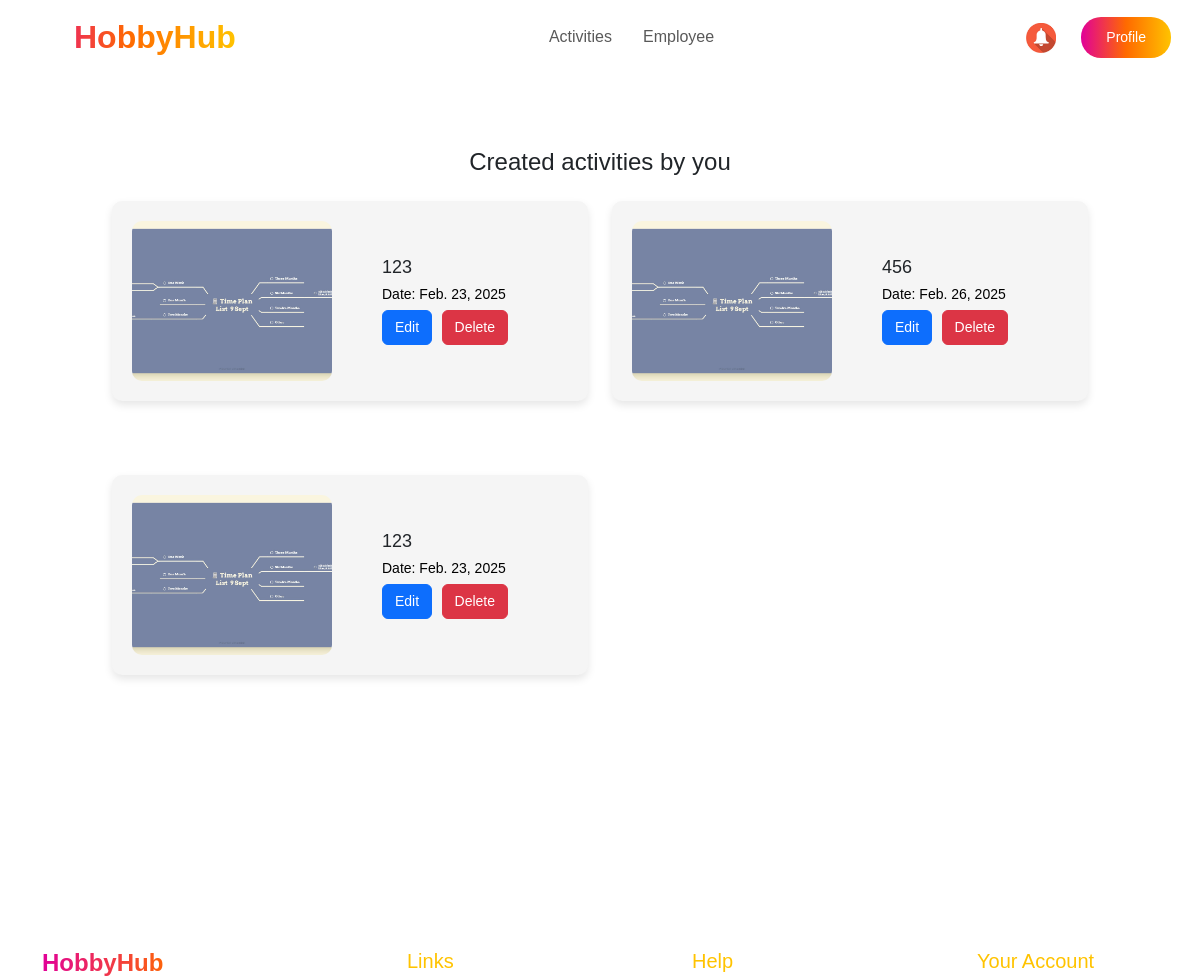
/organizer/ (signed in, upper part), run on an earlier commit of the app's database.
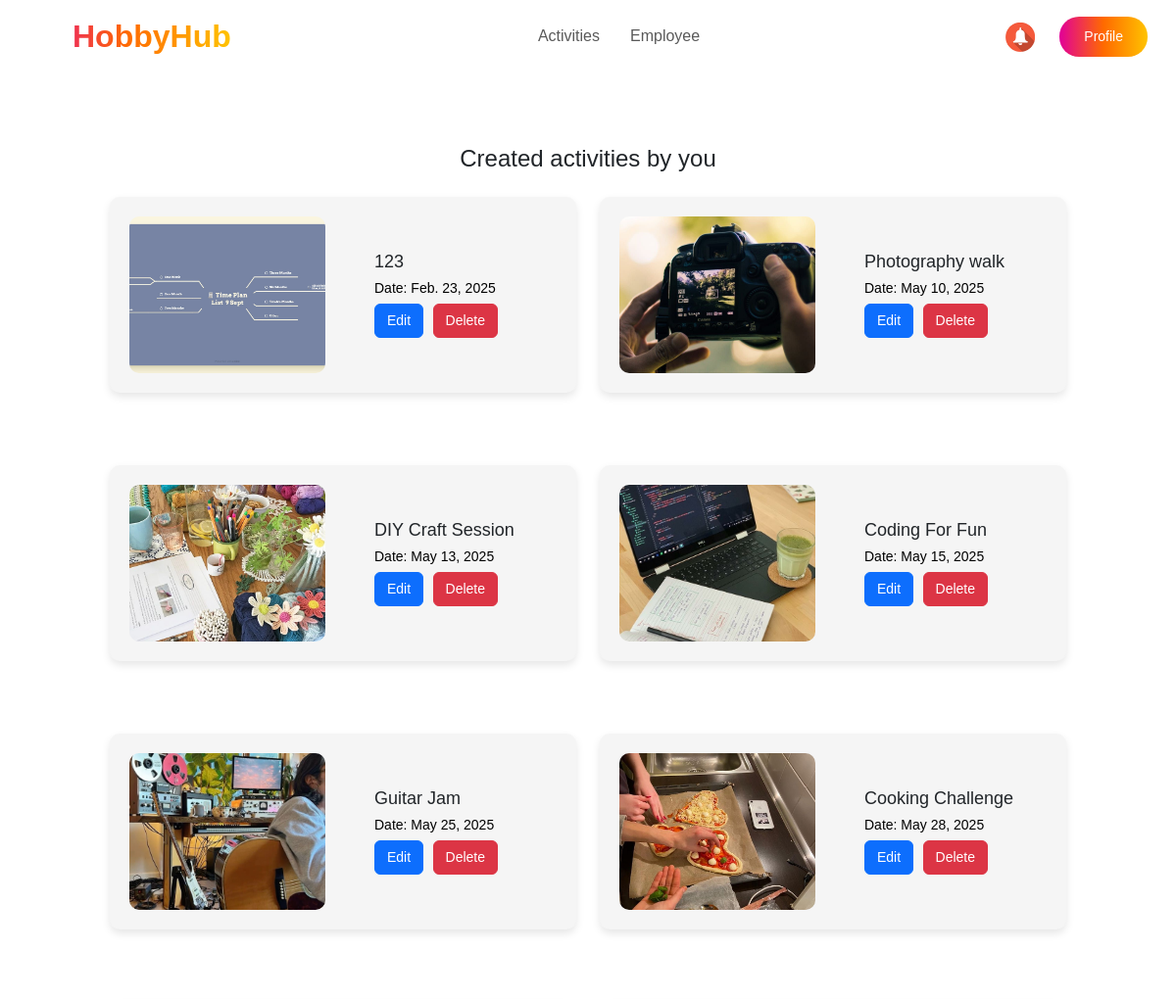
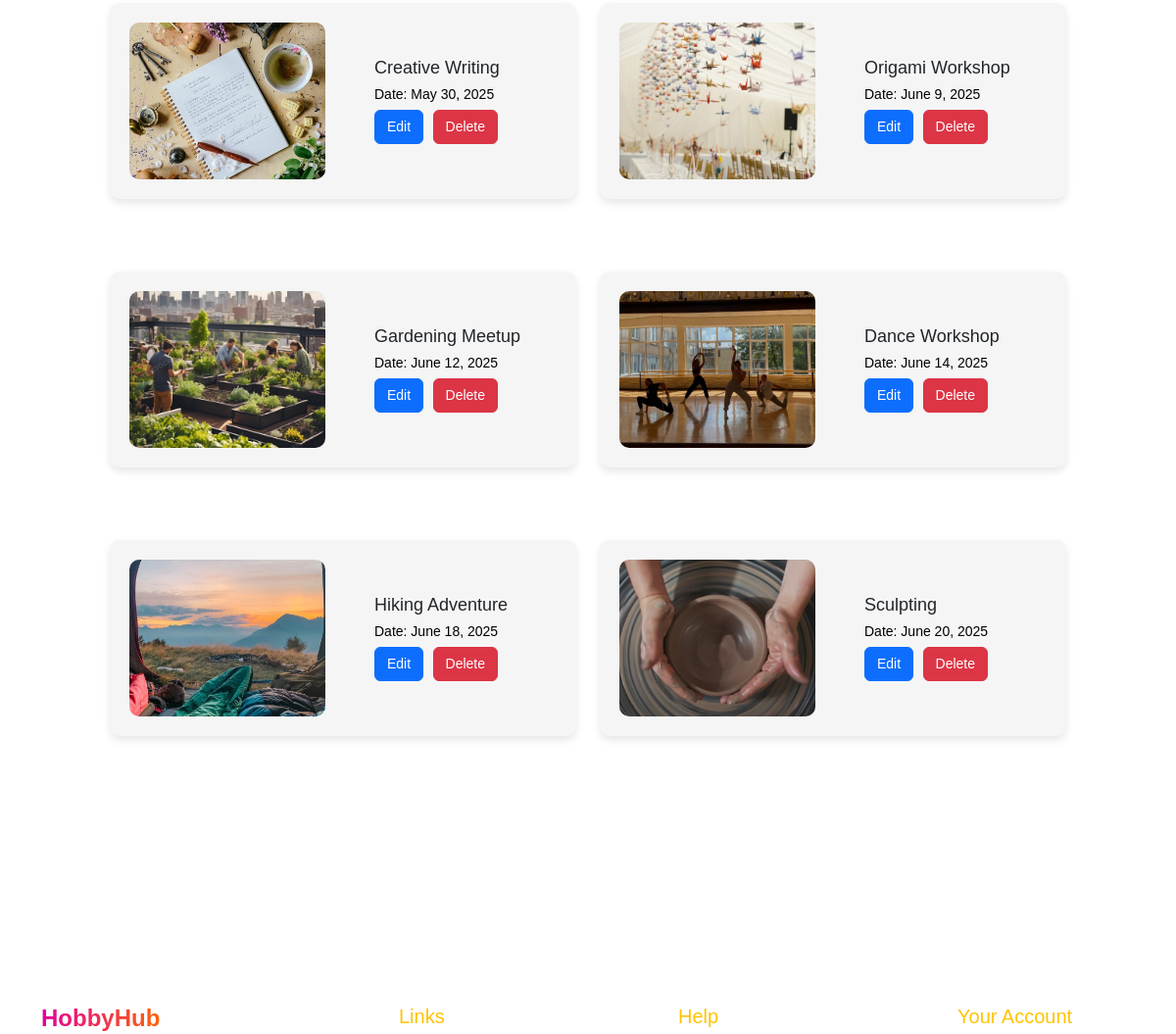
And on a later commit of the database (2 pictures, top to bottom).
### events/models.py (models this page shows, shortened)
class Event(models.Model):
    title = models.CharField(max_length=150)
    description = models.TextField()
    location = models.CharField(max_length=250)
    date = models.DateField()
    time = models.TimeField()
    hobbies = models.ManyToManyField(Hobby, related_name='events')  # Связь многие ко многим
    image = models.ImageField(upload_to='event_images/', null=True, blank=True)
    company = models.ForeignKey(
        Company,
        to_field='company_id',
        on_delete=models.CASCADE,
        verbose_name="Company"
    )
    diamonds = models.IntegerField(default=0, verbose_name="Diamonds")  # Новое поле
    quota = models.IntegerField(default=10, verbose_name="Quota")      # Новое поле
    participants = models.ManyToManyField(Employee, related_name='events', blank=True)

### events/views.py (the view)
# urls.py: path('organizer/', organizer_view, name='organizer_view'),
@role_required("organizer")
def organizer_view(request):
    events = Event.objects.all()
    return render(request, 'organizer.html', {'events': events})

### events/views.py (called while the page is built)
def role_required(role):
    def decorator(view_func):
        @wraps(view_func)
        def wrapper(request, *args, **kwargs):
            if role == "employee" and not request.session.get("nickname"):
                return redirect(f"/sign_in/?next={request.get_full_path()}")
            if role == "organizer" and not request.session.get("company_id"):
                return redirect(f"/sign_in/?next={request.get_full_path()}")
            return view_func(request, *args, **kwargs)
        return wrapper
    return decorator

### events/templates/organizer.html (shortened to what this page needs)
<!DOCTYPE html>
<html lang="en">
<head>
    {% load static %}
    <link rel="stylesheet" href="https://cdn.jsdelivr.net/npm/bootstrap@5.3.0/dist/css/bootstrap.min.css">
    <link rel="stylesheet" href="{% static 'css/all.css' %}">
    <link href="https://fonts.cdnfonts.com/css/gilroy-bold" rel="stylesheet">
</head>
<body>
    <section class="header">
        <nav class="navbar navbar-expand-lg navbar-bold bg-white  px-4 fixed-top">
            <a class="navbar-brand fw-bold gradient-text logo" href="{% url 'organizer_view' %}">HobbyHub</span></a>
            <div class="collapse navbar-collapse justify-content-center" id="navbarNav">
                <ul class="navbar-nav">
                    <li class="nav-item header-text"><a class="nav-link" href="{% url 'activities' %}">Activities</a></li>
                    <li class="nav-item header-text"><a class="nav-link" href="{% url 'employees' %}">Employee</a></li>
                </ul>
            </div>
            <div class="d-flex">
                <a class="notifications"><img src="{% static 'images/bell.jpg' %}" alt="Notification"></a>
                <button class="btn btn-gradient" ><a href="{% url 'organizer_profile'%}" style="text-decoration: none; color: #fff;">Profile</a></button>
            </div>
        </nav>
    </section>
    <section class="your-activities">
        <div class="container mt-5">
            <h2 class="title text-center">Created activities by you</h2>
            <div class="row mt-4">
                {% for event in events %}
                <div class="col-md-6 mb-4" id="activities">
                    <div class="activity-card">
                            <img src="{{ event.image.url }}" class="activity-img" alt="{{ event.title }}" width="200">
                            <div class="activity-info">
                                <h5>{{ event.title }}</h5>
                                <p>Date: {{ event.date }}</p>
                                <button class="btn btn-primary">Edit</button>
                                <button class="btn btn-danger">Delete</button>
                            </div>
                        </div>
                    </div>
                {% endfor %}
            </div>
        </div>
    </section>
    <footer class="footer">
        <div class="container">
            <div class="row">
                <div class="col-md-3">
                    <h4 class="fw-bold gradient-text">HobbyHub</h4>
                </div>
                <div class="col-md-3">
                    <h5>Links</h5>
                </div>
                <div class="col-md-3">
                    <h5>Help</h5>
                </div>
                <div class="col-md-3">
                    <h5>Your Account</h5>
                </div>
            </div>
        </div>
    </footer>
</body>
</html>

What changed in the data, as far as the page shows it:
removed Event: image (picture), title "456", date "Feb. 26, 2025"
removed Event: image (picture), title "123", date "Feb. 23, 2025"
added Event: image (picture), title "Photography walk", date "May 10, 2025"
added Event: image (picture), title "DIY Craft Session", date "May 13, 2025"
added Event: image (picture), title "Coding For Fun", date "May 15, 2025"
added Event: image (picture), title "Guitar Jam", date "May 25, 2025"
added Event: image (picture), title "Cooking Challenge", date "May 28, 2025"
added Event: image (picture), title "Creative Writing", date "May 30, 2025"
added Event: image (picture), title "Origami Workshop", date "June 9, 2025"
added Event: image (picture), title "Gardening Meetup", date "June 12, 2025"
added Event: image (picture), title "Dance Workshop", date "June 14, 2025"
added Event: image (picture), title "Hiking Adventure", date "June 18, 2025"
added Event: image (picture), title "Sculpting", date "June 20, 2025"
